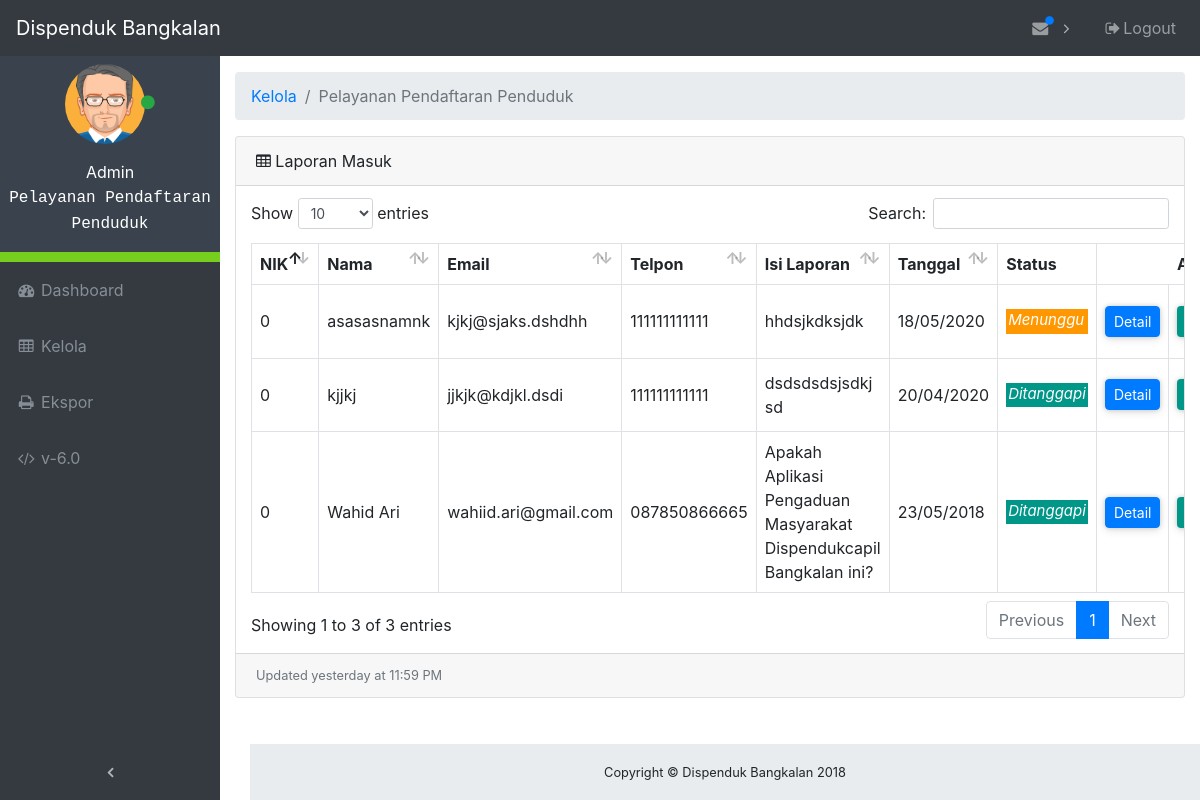
Screenshot of /admin/tables.php (signed in) with the database file from the repository.
### tables this page shows
CREATE TABLE `divisi` (
  `id_divisi` int(11) NOT NULL,
  `nama_divisi` varchar(64) NOT NULL
);

CREATE TABLE `laporan` (
  `id` int(11) NOT NULL,
  `nama` varchar(64) NOT NULL,
  `nik` int(18) NOT NULL,
  `email` varchar(64) NOT NULL,
  `telpon` varchar(12) NOT NULL,
  `alamat` varchar(256) NOT NULL,
  `tujuan` int(11) NOT NULL,
  `isi` varchar(2048) NOT NULL,
  `tanggal` timestamp NOT NULL DEFAULT CURRENT_TIMESTAMP ON UPDATE CURRENT_TIMESTAMP,
  `status` varchar(12) NOT NULL
);

### admin/database.php (called while the page is built, shortened)
<?php
$db_host = "localhost";
$db_user = "root";
$db_pass = "";
$db_name = "kp";
try {
    $db = new PDO("mysql:host=$db_host;dbname=$db_name", $db_user, $db_pass);
} catch(PDOException $e) {
    die("Terjadi masalah: " . $e->getMessage());
}
function logged_admin () {
    global $db, $admin_login, $divisi, $id_admin;
    $sql = "SELECT * FROM admin, divisi WHERE admin.username = :username AND admin.divisi = divisi.id_divisi";
    $stmt = $db->prepare($sql);
    $stmt->bindValue(':username', $admin_login);
    $stmt->execute();
    foreach ($stmt as $col) {
        $divisi = $col['nama_divisi'];
        $id_admin = $col['id_admin'];
    }
}

### admin/tables.php (the view, shortened to what this page needs)
<?php
    require_once("database.php");
    logged_admin ();
?>
<!DOCTYPE html>
<html lang="en">
<head>
    <link href="vendor/bootstrap/css/bootstrap.css" rel="stylesheet">
    <link href="vendor/font-awesome/css/font-awesome.min.css" rel="stylesheet" type="text/css">
    <link href="vendor/datatables/dataTables.bootstrap4.css" rel="stylesheet">
    <link href="css/admin.css" rel="stylesheet">
</head>
<body class="fixed-nav sticky-footer" id="page-top">
    <nav class="navbar navbar-expand-lg navbar-dark bg-dark fixed-top" id="mainNav">
        <a class="navbar-brand" href="index">Dispenduk Bangkalan</a>
        <div class="collapse navbar-collapse" id="navbarResponsive">
            <ul class="navbar-nav navbar-sidenav sidebar-menu" id="exampleAccordion">
                <li class="sidebar-profile nav-item" data-toggle="tooltip" data-placement="right" title="Admin">
                    <div class="profile-main">
                        <p class="image">
                            <img alt="image" src="images/avatar1.png" width="80">
                            <span class="status"><i class="fa fa-circle text-success"></i></span>
                        </p>
                        <p>
                            <span class="">Admin</span><br>
                            <span class="user" style="font-family: monospace;"><?php echo $divisi; ?></span>
                        </p>
                    </div>
                </li>
                <li class="nav-item" data-toggle="tooltip" data-placement="right" title="Dashboard">
                    <a class="nav-link" href="index">
                        <i class="fa fa-fw fa-dashboard"></i>
                        <span class="nav-link-text">Dashboard</span>
                    </a>
                </li>
                <li class="nav-item" data-toggle="tooltip" data-placement="right" title="Tables">
                    <a class="nav-link" href="tables">
                        <i class="fa fa-fw fa-table"></i>
                        <span class="nav-link-text">Kelola</span>
                    </a>
                </li>
                <li class="nav-item" data-toggle="tooltip" data-placement="right" title="Export">
                    <a class="nav-link" href="export">
                        <i class="fa fa-fw fa-print"></i>
                        <span class="nav-link-text">Ekspor</span>
                    </a>
                </li>
                <li class="nav-item" data-toggle="tooltip" data-placement="right" title="Version">
                    <a class="nav-link" href="#VersionModal" data-toggle="modal" data-target="#VersionModal">
                        <i class="fa fa-fw fa-code"></i>
                        <span class="nav-link-text">v-6.0</span>
                    </a>
                </li>
            </ul>
            <ul class="navbar-nav sidenav-toggler">
                <li class="nav-item">
                    <a class="nav-link text-center" id="sidenavToggler">
                        <i class="fa fa-fw fa-angle-left"></i>
                    </a>
                </li>
            </ul>
            <ul class="navbar-nav ml-auto">
                <li class="nav-item dropdown">
                    <a class="nav-link dropdown-toggle mr-lg-2" id="messagesDropdown" href="#" data-toggle="dropdown" aria-haspopup="true" aria-expanded="false">
                        <i class="fa fa-fw fa-envelope"></i>
                        <span class="indicator text-primary d-none d-lg-block">
                            <i class="fa fa-fw fa-circle"></i>
                        </span>
                    </a>
                    <?php
                        $statement = $db->query("SELECT * FROM laporan ORDER BY laporan.id DESC LIMIT 1");
                     ?>
                </li>
                <li class="nav-item">
                    <a class="nav-link" data-toggle="modal" data-target="#exampleModal">
                        <i class="fa fa-fw fa-sign-out"></i>Logout
                    </a>
                </li>
            </ul>
        </div>
    </nav>
    <div class="content-wrapper">
        <div class="container-fluid">
            <ol class="breadcrumb">
                <li class="breadcrumb-item">
                    <a href="#">Kelola</a>
                </li>
                <li class="breadcrumb-item active"><?php echo $divisi; ?></li>
            </ol>
            <div class="card mb-3">
                <div class="card-header">
                    <i class="fa fa-table"></i> Laporan Masuk
                </div>
                <div class="card-body">
                    <div class="table-responsive">
                        <table class="table table-bordered" id="dataTable">
                            <thead>
                                <tr>
                                    <th>NIK</th>
                                    <th>Nama</th>
                                    <th>Email</th>
                                    <th>Telpon</th>
                                    <th>Isi Laporan</th>
                                    <th>Tanggal</th>
                                    <th class="sorting_asc_disabled sorting_desc_disabled">Status</th>
                                    <th class="th-no-border sorting_asc_disabled sorting_desc_disabled"></th>
                                    <th class="th-no-border sorting_asc_disabled sorting_desc_disabled" style="text-align:right">Aksi</th>
                                </tr>
                            </thead>
                            <tbody>
<?php
    if ($id_admin > 0) {
        $statement = $db->query("SELECT * FROM laporan, divisi WHERE laporan.tujuan = divisi.id_divisi AND laporan.tujuan = $id_admin ORDER BY laporan.id DESC");
    } else {
        $statement = $db->query("SELECT * FROM `laporan` ORDER BY id DESC");
    }
    foreach ($statement as $key ) {
        $mysqldate = $key['tanggal'];
        $phpdate = strtotime($mysqldate);
        $tanggal = date( 'd/m/Y', $phpdate);
        $status  = $key['status'];
        if($status == "Ditanggapi") {
            $style_status = "<p style=\"background-color:#009688;color:#fff;padding-left:2px;padding-right:2px;padding-bottom:2px;margin-top:16px;font-size:15px;font-style:italic;\">Ditanggapi</p>";
        } else {
            $style_status = "<p style=\"background-color:#FF9800;color:#fff;padding-left:2px;padding-right:2px;padding-bottom:2px;margin-top:16px;font-size:15px;font-style:italic;\">Menunggu</p>";
        }
?>
                                <tr>
                                    <td><?php echo $key['nik']; ?></td>
                                    <td><?php echo $key['nama']; ?></td>
                                    <td><?php echo $key['email']; ?></td>
                                    <td><?php echo $key['telpon']; ?></td>
                                    <td><?php echo $key['isi']; ?></td>
                                    <td><?php echo $tanggal; ?></td>
                                    <td><?php echo $style_status; ?></td>
                                    <td class="td-no-border">
                                        <button type="button" class="btn btn-primary btn-sm btn-custom card-shadow-2" data-toggle="modal" data-target="#ModalDetail<?php echo $key['id']; ?>">
                                            Detail
                                        </button>
                                    </td>
                                    <td class="td-no-border">
                                        <button type="button" class="btn btn-primary-custom btn-sm btn-custom card-shadow-2" data-toggle="modal" data-target="#ModalBalas<?php echo $key['id']; ?>">
                                        </button>
                                    </td>
                                </tr>
<?php
    }
?>
                            </tbody>
                        </table>
                    </div>
                </div>
                <div class="card-footer small text-muted">Updated yesterday at 11:59 PM</div>
            </div>
        </div>
        <footer class="sticky-footer">
            <div class="container">
                <div class="text-center">
                    <small>Copyright © Dispenduk Bangkalan 2018</small>
                </div>
            </div>
        </footer>
    </div>
</body>
</html>

### admin/css/admin.css (style rules this page uses)
html { position: relative; min-height: 100%; }
body { overflow-x: hidden; }
body.sticky-footer { margin-bottom: 56px; }
body.sticky-footer .content-wrapper { min-height: calc(100vh - 56px - 56px); }
body.fixed-nav { padding-top: 56px; }
.content-wrapper { min-height: calc(100vh - 56px); padding-top: 1rem; }
#mainNav .navbar-collapse { overflow: auto; max-height: 75vh; }
#mainNav .navbar-collapse .navbar-nav .nav-item .nav-link { cursor: pointer; }
#mainNav .navbar-collapse .sidenav-toggler { display: none; }
#mainNav .navbar-collapse .navbar-nav > .nav-item.dropdown > .nav-link { position: relative; min-width: 45px; }
#mainNav .navbar-collapse .navbar-nav > .nav-item.dropdown > .nav-link:after { float: right; width: auto; content: '\f105'; border: none; font-family: 'FontAwesome'; }
#mainNav .navbar-collapse .navbar-nav > .nav-item.dropdown > .nav-link .indicator { position: absolute; top: 5px; left: 21px; font-size: 10px; }
@media (min-width: 992px) { #mainNav .navbar-brand { width: 250px; } }
@media (min-width: 992px) { #mainNav .navbar-collapse { overflow: visible; max-height: none; } }
@media (min-width: 992px) { #mainNav .navbar-collapse .navbar-sidenav { position: absolute; top: 0; left: 0; -webkit-flex-direction: column; -ms-flex-direction: column; flex-direction: column; margin-top: 56px; } }
@media (min-width: 992px) { #mainNav .navbar-collapse .navbar-sidenav > .nav-item { width: 220px; padding: 0; } }
@media (min-width: 992px) { #mainNav .navbar-collapse .navbar-sidenav > .nav-item > .nav-link { padding: 1em; } }
@media (min-width: 992px) { #mainNav .navbar-collapse .navbar-nav > .nav-item.dropdown > .nav-link { min-width: 0; } }
@media (min-width: 992px) { #mainNav .navbar-collapse .navbar-nav > .nav-item.dropdown > .nav-link:after { width: 24px; text-align: center; } }
#mainNav.fixed-top .sidenav-toggler { display: none; }
@media (min-width: 992px) { #mainNav.fixed-top .navbar-sidenav { height: calc(110vh - 112px); } }
@media (min-width: 992px) { #mainNav.fixed-top .sidenav-toggler { position: absolute; top: 0; left: 0; display: flex; -webkit-flex-direction: column; -ms-flex-direction: column; flex-direction: column; margin-top: calc(100vh - 56px); } }
@media (min-width: 992px) { #mainNav.fixed-top .sidenav-toggler > .nav-item { width: 220px; padding: 0; } }
@media (min-width: 992px) { #mainNav.fixed-top .sidenav-toggler > .nav-item > .nav-link { padding: 1em; } }
#mainNav.fixed-top.navbar-dark .sidenav-toggler a i { color: #adb5bd; }
.content-wrapper { overflow-x: hidden; background: white; }
@media (min-width: 992px) { .content-wrapper { margin-left: 220px; } }
#sidenavToggler i { font-weight: 800; }
#mainNav.navbar-dark .navbar-collapse .navbar-sidenav > .nav-item > .nav-link { color: #868e96; }
#mainNav.navbar-dark .navbar-collapse .navbar-nav > .nav-item.dropdown > .nav-link:after { color: #adb5bd; }
@media (min-width: 992px) { #mainNav.navbar-dark .navbar-collapse .navbar-sidenav { background: #343a40; } }
footer.sticky-footer { position: absolute; right: 0; bottom: 0; width: 100%; height: 56px; background-color: #e9ecef; line-height: 55px; }
@media (min-width: 992px) { footer.sticky-footer { width: calc(100% - 250px); } }
ul.sidebar-menu li.sidebar-profile { background-color: #3A434D; padding: 10px; color: #fff; text-align: center; border-bottom: 10px solid #76CF1C; }
ul.sidebar-menu li.sidebar-profile .image img { border-radius: 60%; }
ul.sidebar-menu li.sidebar-profile .status { margin-top: -10px; font-size: 7; margin-left: -9px; }
ul.sidebar-menu li.sidebar-profile .profile-main { margin-top: 8px; }
.btn-custom { display: inline-block; }
table th.th-no-border { border: none; }
.card-shadow-2 { border-radius: 4px; box-shadow: 0 0px 5px 0 rgba(0, 0, 0, 0.16), 0 2px 10px 0 rgba(0, 0, 0, 0.12); }
.btn-primary-custom { color: #fff; background-color: #009688; }

### rows the page displays
laporan: nik "0", nama "asasasnamnk", email "kjkj@sjaks.dshdhh", telpon "111111111111", isi "hhdsjkdksjdk", tanggal "18/05/2020", status "Menunggu"
laporan: nik "0", nama "kjjkj", email "jjkjk@kdjkl.dsdi", telpon "111111111111", isi "dsdsdsdsjsdkj sd", tanggal "20/04/2020", status "Ditanggapi"
laporan: nik "0", nama "Wahid Ari", email "wahiid.ari@gmail.com", telpon "087850866665", isi "Apakah Aplikasi Pengaduan Masyarakat Dispendukcapil Bangkalan ini?", tanggal "23/05/2018", status "Ditanggapi"

### other values shown
$divisi "Pelayanan Pendaftaran Penduduk"
